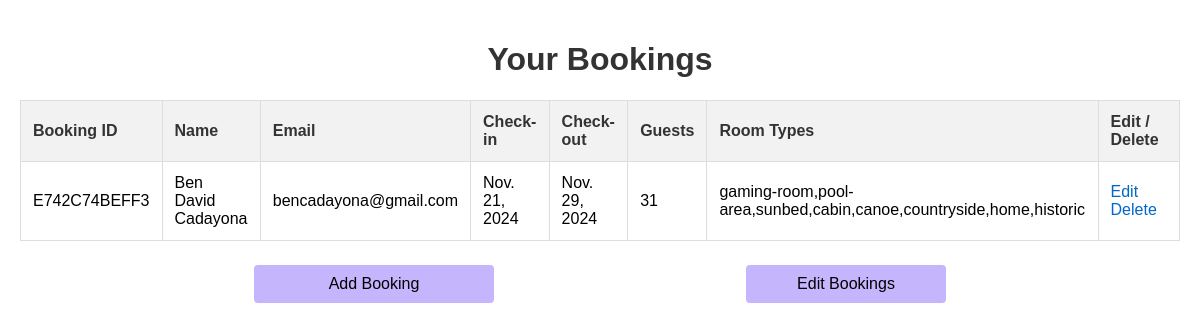
The app's page /my_bookings/ (signed in) with its own data.
### api/models.py (models this page shows, shortened)
class Booking(models.Model):
    user = models.ForeignKey(User, on_delete=models.CASCADE, null=True, blank=True)
    hotel = models.ForeignKey('Hotel', on_delete=models.CASCADE, null=True, blank=True)  # Link to hotel
    name = models.CharField(max_length=100)
    email = models.EmailField()
    check_in = models.DateField(null=True, blank=True)
    check_out = models.DateField(null=True, blank=True)
    guests = models.IntegerField()
    room_types = models.TextField(null=True)
    booking_number = models.CharField(max_length=12, editable=False, default=uuid.uuid4().hex[:12].upper())

### api/views.py (the view)
# urls.py: path('my_bookings/', my_bookings, name='my_bookings'),
@login_required
def my_bookings(request):
    bookings = Booking.objects.filter(user=request.user)
    return render(request, 'my_bookings.html', {'bookings': bookings})

### api/templates/my_bookings.html (shortened to what this page needs)
<!DOCTYPE html>
<html lang="en">
<head>
</head>
<body>
    {% load static %}
    <div class="container">
        <h1>Your Bookings</h1>
        <table>
            <thead>
                <tr>
                    <th>Booking ID</th>
                    <th>Name</th>
                    <th>Email</th>
                    <th>Check-in</th>
                    <th>Check-out</th>
                    <th>Guests</th>
                    <th>Room Types</th>
                    <th>Edit / Delete</th>
                </tr>
            </thead>
            <tbody>
                {% for booking in bookings %}
                    <tr>
                        <td>{{ booking.booking_number }}</td>
                        <td>{{ booking.name }}</td>
                        <td>{{ booking.email }}</td>
                        <td>{{ booking.check_in }}</td>
                        <td>{{ booking.check_out }}</td>
                        <td>{{ booking.guests }}</td>
                        <td>{{ booking.room_types }}</td>
                        <td>
                            <a href="{% url 'edit_booking' booking.id %}" class="action-link">Edit</a>
                            <a href="#" class="action-link" onclick="confirmDelete({{ booking.id }})">Delete</a>
                        </td>
                    </tr>
                {% endfor %}
            </tbody>
        </table>
    </div>
    <div class="button-container">
        <a href="{% url 'booking' %}" class="button">Add Booking</a>
        <button class="button" id="editBookingsButton">Edit Bookings</button>
    </div>
</body>
</html>

### api/templates/my_bookings.html (style rules this page uses)
body { font-family: Arial, sans-serif; margin: 0; padding: 20px; box-sizing: border-box; }
.container { max-width: 1200px; margin: 0 auto; }
h1 { color: #333; text-align: center; }
table { width: 100%; border-collapse: collapse; margin-bottom: 20px; }
th, td { border: 1px solid #ddd; padding: 12px; text-align: left; }
th { background-color: #f2f2f2; font-weight: bold; color: #333; }
.action-link { color: #0066cc; text-decoration: none; margin-right: 10px; }
.button-container { display: flex; justify-content: space-between; padding: 0 20%; }
.button { background-color: #c4b5fd; border: none; color: black; padding: 10px 20px; text-align: center; text-decoration: none; display: inline-block; font-size: 16px; margin: 4px 2px; cursor: pointer; border-radius: 4px; width: 200px; }

### records on screen
Booking: booking_number "E742C74BEFF3", name "Ben David Cadayona", email "bencadayona@gmail.com", check_in "Nov. 21, 2024", check_out "Nov. 29, 2024", guests "31", room_types "gaming-room,pool-area,sunbed,cabin,canoe,countryside,home,historic"
